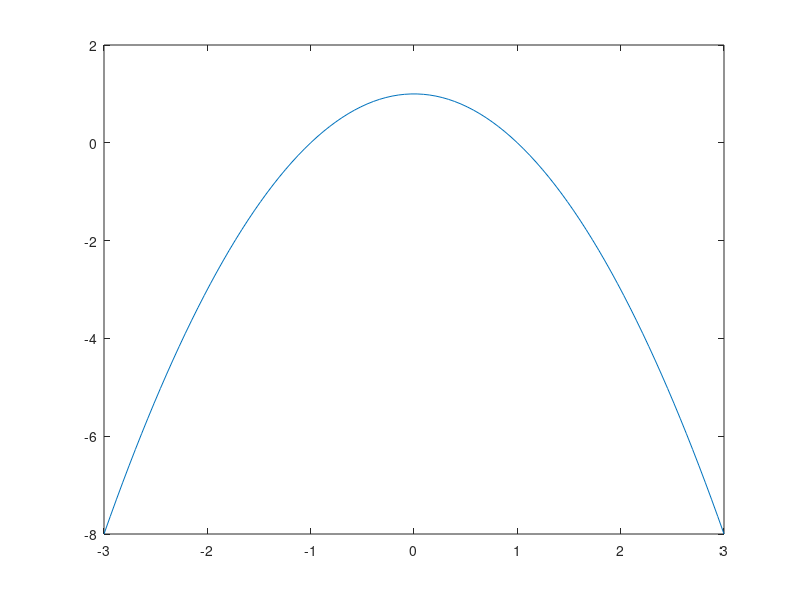

MATLAB code to generate this figure: (Note: this script raises an error after producing the figure.)
f = @(x) 1-x.^2;
F = @(x) x - x.^3 ./ 3;

x = linspace(-3, 3, 100);
fx = f(x);
plot(x, fx);

n = 10;
area = trapezi(f, -3, 3, n);
area2 = cavalieri(f, -3, 3, n);
area3 = midpoint(f, -3, 3, n);

fprintf("Area effettiva: %f\n", F(3) - F(-3));
fprintf("Formula dei trapezi composta in %i intervalli: %f\n", n, area);
fprintf("Formula di Cavalieri-Simpson composta in %i intervalli: %f\n", n, area2);
fprintf("Formula del Midpoint composta in %i intervalli: %f\n", n, area3);